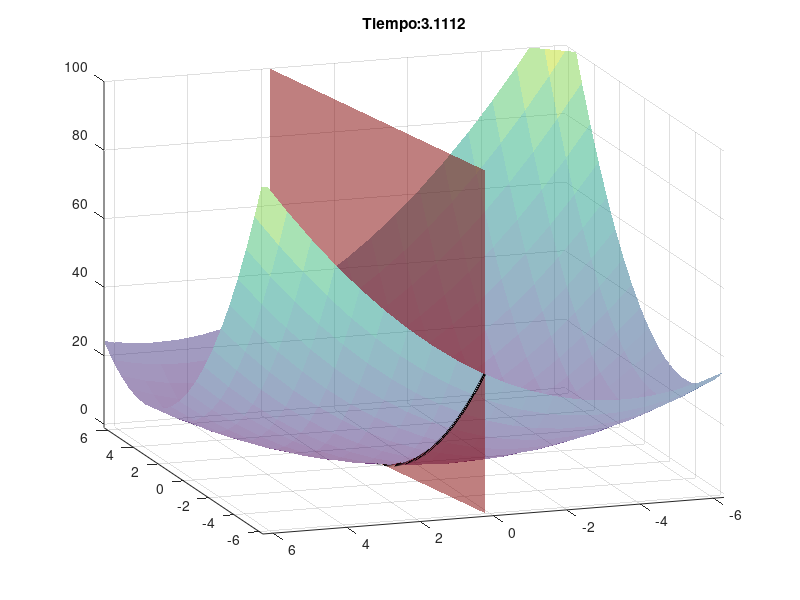

This chart was generated by the following MATLAB code: (Note: this script raises an error after producing the figure.)
% Code only to create the visualization of the problem
close all; clear; clc;
t = rand*20;
F = @(X1, X2)(sin(t)/4 + 1)*X1.^2 + (cos(t)/4 + 1)*X2.^2 + cos(t)*X1.*X2 + sin(3*t)*X1 + cos(3*t)*X2;
x1 = linspace(-2*pi,2*pi,20);
x1_full = linspace(-2*pi,2*pi,200);
x2 = linspace(-2*pi,2*pi,20);
z_range = linspace(0, 100, 50);
[X1_, Z] = meshgrid(x1, z_range);
[X1,X2] = meshgrid(x1,x2);


f = F(X1, X2);
cnt_x2 = (cos(2*t) - sin(4*t)*X1_) ./ cos(4*t);
inter_x2 = (cos(2*t) - sin(4*t)*x1_full) ./ cos(4*t);
s = surf(X1, X2, f,'FaceAlpha',0.5,'EdgeColor','none');hold on;view([-109,18]);
surf(X1_, cnt_x2, Z,'FaceAlpha',0.5,'EdgeColor','none','FaceColor',[0.5,0,0]);
plot3(x1_full, inter_x2, F(x1_full, inter_x2), 'Color', [0,0,0], 'LineWidth', 2);
title(strcat("Tiempo: ", num2str(t)));
xlim([-2*pi,2*pi]);ylim([-2*pi,2*pi]);zlim([-1,100]);
fig = gcf;
fig.Position = [560,140,1200,800];
filename = strcat('qp_time_', num2str(t*100),'.eps');
print('-depsc', filename);